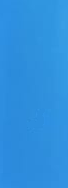
#> input picture data/model_data-after-fix/15_exact_shape.png, 68 x 188 px, found by its file name
$ python detect_anom.py   (older library calls are emulated)
#> lines starting #> are read from the running program, lines starting #| are printed output that depends on the picture; after the words box and inside, x2 and y2 are one past the last pixel; in counts of white or black regions, pixels touching at a corner belong together
#!/usr/bin/env python3
# -*- coding: utf-8 -*-
"""
Created on Mon Jun  9 01:18:16 2025

@author: noob
"""

import cv2
import numpy as np
from scipy import ndimage
from sklearn.cluster import KMeans
import matplotlib.pyplot as plt

def detect_anomaly_boundaries(image, method='gradient', threshold=None):
    """
    Detect anomaly boundaries in grayscale image using various methods

    Parameters:
    image: numpy array - grayscale image
    method: str - detection method ('gradient', 'statistical', 'clustering')
    threshold: float - threshold for anomaly detection

    Returns:
    mask: binary mask of anomaly regions
    """

    if method == 'gradient':
        # Edge-based anomaly detection
        grad_x = cv2.Sobel(image, cv2.CV_64F, 1, 0, ksize=3)
        grad_y = cv2.Sobel(image, cv2.CV_64F, 0, 1, ksize=3)
        gradient_magnitude = np.sqrt(grad_x**2 + grad_y**2)

        if threshold is None:
            threshold = np.mean(gradient_magnitude) + 2 * np.std(gradient_magnitude)

        mask = gradient_magnitude > threshold

    elif method == 'statistical':
        # Statistical anomaly detection based on local variance
        kernel = np.ones((5,5))
        local_mean = cv2.filter2D(image.astype(np.float32), -1, kernel/25)
        local_var = cv2.filter2D((image.astype(np.float32) - local_mean)**2, -1, kernel/25)

        if threshold is None:
            threshold = np.mean(local_var) + 3 * np.std(local_var)

        mask = local_var > threshold

    elif method == 'clustering':
        # Clustering-based anomaly detection
        h, w = image.shape
        features = []

        # Create feature vector for each pixel (intensity + spatial info)
        for i in range(h):
            for j in range(w):
                # Local patch statistics
                patch = image[max(0,i-2):min(h,i+3), max(0,j-2):min(w,j+3)]
                features.append([
                    image[i,j],  # pixel intensity
                    np.mean(patch),  # local mean
                    np.std(patch),   # local std
                    i/h, j/w  # normalized position
                ])

        features = np.array(features)

        # K-means clustering
        n_clusters = 3
        kmeans = KMeans(n_clusters=n_clusters, random_state=42)
        labels = kmeans.fit_predict(features)

        # Find anomalous cluster (smallest cluster)
        unique, counts = np.unique(labels, return_counts=True)
        anomaly_cluster = unique[np.argmin(counts)]

        mask = (labels == anomaly_cluster).reshape(h, w)

    return mask.astype(np.uint8)

def refine_mask(mask, min_area=50):
    """
    Refine anomaly mask by removing small regions and smoothing boundaries
    """
    # Remove small components
    num_labels, labels, stats, centroids = cv2.connectedComponentsWithStats(mask)
    refined_mask = np.zeros_like(mask)

    for i in range(1, num_labels):
        if stats[i, cv2.CC_STAT_AREA] >= min_area:
            refined_mask[labels == i] = 1

    # Morphological operations for smoothing
    kernel = cv2.getStructuringElement(cv2.MORPH_ELLIPSE, (3, 3))
    refined_mask = cv2.morphologyEx(refined_mask, cv2.MORPH_CLOSE, kernel)
    refined_mask = cv2.morphologyEx(refined_mask, cv2.MORPH_OPEN, kernel)

    return refined_mask

def inpaint_anomalies(image, mask, method='telea'):
    """
    Replace anomalous regions using inpainting

    Parameters:
    image: grayscale image
    mask: binary mask of regions to replace
    method: 'telea' or 'ns' (Navier-Stokes)
    """
    if method == 'telea':
        inpainted = cv2.inpaint(image, mask, 3, cv2.INPAINT_TELEA)
    else:
        inpainted = cv2.inpaint(image, mask, 3, cv2.INPAINT_NS)

    return inpainted

def replace_with_surroundings(image, mask, method='mean'):
    """
    Replace anomalous regions with content from surrounding areas
    """
    result = image.copy()

    # Find anomaly regions
    contours, _ = cv2.findContours(mask, cv2.RETR_EXTERNAL, cv2.CHAIN_APPROX_SIMPLE)

    for contour in contours:
        # Create expanded mask for surrounding area
        expanded_mask = np.zeros_like(mask)
        cv2.drawContours(expanded_mask, [contour], -1, 1, thickness=-1)

        # Dilate to get surrounding region
        kernel = cv2.getStructuringElement(cv2.MORPH_ELLIPSE, (21, 21))
        surrounding_mask = cv2.dilate(expanded_mask, kernel) - expanded_mask

        if method == 'mean':
            # Replace with mean of surrounding pixels
            surrounding_pixels = image[surrounding_mask == 1]
            if len(surrounding_pixels) > 0:
                replacement_value = np.mean(surrounding_pixels)
                result[expanded_mask == 1] = replacement_value

        elif method == 'texture':
            # Replace with texture synthesis from surrounding area
            surrounding_region = image * surrounding_mask
            # Simple texture replacement - copy random patches from surroundings
            anomaly_coords = np.where(expanded_mask == 1)
            surrounding_coords = np.where(surrounding_mask == 1)

            if len(surrounding_coords[0]) > 0:
                for i, j in zip(anomaly_coords[0], anomaly_coords[1]):
                    # Find nearest surrounding pixel
                    distances = np.sqrt((surrounding_coords[0] - i)**2 + (surrounding_coords[1] - j)**2)
                    nearest_idx = np.argmin(distances)
                    nearest_i, nearest_j = surrounding_coords[0][nearest_idx], surrounding_coords[1][nearest_idx]
                    result[i, j] = image[nearest_i, nearest_j]

    return result

def process_image_anomalies(image_path=None, image_array=None):
    """
    Complete pipeline for anomaly detection and replacement
    """
    # Load image
    if image_array is not None:
        image = image_array
    else:
        image = cv2.imread(image_path, cv2.IMREAD_GRAYSCALE)
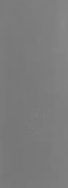
#> image: shape (188, 68); min 115, max 136, mean 123.5

    if image is None:
        raise ValueError("Could not load image")

    print(f"Processing image of shape: {image.shape}")
#| Processing image of shape: (188, 68)

    # Try different detection methods
    methods = ['gradient', 'statistical', 'clustering']
    results = {}

    for method in methods:
        print(f"Detecting anomalies using {method} method...")
        mask = detect_anomaly_boundaries(image, method=method)
        refined_mask = refine_mask(mask)

        # Try different replacement methods
        inpainted = inpaint_anomalies(image, refined_mask * 255)
        replaced_mean = replace_with_surroundings(image, refined_mask, method='mean')
        replaced_texture = replace_with_surroundings(image, refined_mask, method='texture')

        results[method] = {
            'mask': refined_mask,
            'inpainted': inpainted,
            'replaced_mean': replaced_mean,
            'replaced_texture': replaced_texture
        }
#> this loop made 3 passes
#> (threshold in detect_anomaly_boundaries, num_labels in refine_mask) on passes 1 to 2: (8.84, 38), (1.61, 8)
#> (num_labels in refine_mask, stats in refine_mask, centroids in refine_mask) on pass 3: (2, [[0, 0, 68, 188, 11693], [51, 0, 17, 98, 1091]], [[30.88, 98.12], [61.54, 43.94]])
#> pass 1, in detect_anomaly_boundaries, `grad_x = cv2.Sobel(image, cv2.CV_64F, 1, 0, ksize=3)`:
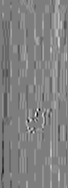
#> grad_x: shape (188, 68) float64; min -25, max 26, mean 0.8; drawn with min black and max white
#> pass 1, in detect_anomaly_boundaries, `grad_y = cv2.Sobel(image, cv2.CV_64F, 0, 1, ksize=3)`:
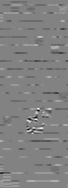
#> grad_y: shape (188, 68) float64; min -23, max 22, mean -0.2; drawn with min black and max white
#> pass 1, in detect_anomaly_boundaries, `gradient_magnitude = np.sqrt(grad_x**2 + grad_y**2)`:
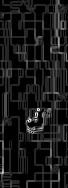
#> gradient_magnitude: shape (188, 68) float64; min 0, max 26.31, mean 2.6; drawn with min black and max white
#> pass 1, in detect_anomaly_boundaries, `mask = gradient_magnitude > threshold`:
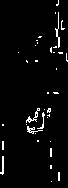
#> mask: shape (188, 68) bool; 3.4% white in thin lines or dots
#> after the loop:
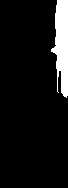
#> mask: shape (188, 68); values 0 (black) and 1 (white), 8.5% white; 1 white region, box (x1, y1, x2, y2) and area: (51, 0, 68, 98) 1091
#> after the loop, results = 3 items

    return image, results

def visualize_results(original, results):
    """
    Visualize original image, detected anomalies, and corrected results
    """
    n_methods = len(results)
    fig, axes = plt.subplots(n_methods, 5, figsize=(20, 4*n_methods))

    if n_methods == 1:
        axes = axes.reshape(1, -1)

    for i, (method, result) in enumerate(results.items()):
        # Original
        axes[i, 0].imshow(original, cmap='gray')
        axes[i, 0].set_title(f'Original ({method})')
        axes[i, 0].axis('off')

        # Detected mask
        axes[i, 1].imshow(result['mask'], cmap='hot')
        axes[i, 1].set_title('Detected Anomalies')
        axes[i, 1].axis('off')

        # Inpainted
        axes[i, 2].imshow(result['inpainted'], cmap='gray')
        axes[i, 2].set_title('Inpainted')
        axes[i, 2].axis('off')

        # Mean replacement
        axes[i, 3].imshow(result['replaced_mean'], cmap='gray')
        axes[i, 3].set_title('Mean Replacement')
        axes[i, 3].axis('off')

        # Texture replacement
        axes[i, 4].imshow(result['replaced_texture'], cmap='gray')
        axes[i, 4].set_title('Texture Replacement')
        axes[i, 4].axis('off')

    plt.tight_layout()
    plt.show()

# Example usage:
if __name__ == "__main__":
    # If you have the image as numpy array:
    # image, results = process_image_anomalies(image_array=your_grayscale_array)

    # If you have image file:
    image, results = process_image_anomalies('/home/noob/koty/new_before_last/project-ano/model_deployment/cropped_outputs_cropped_10_percent/15_exact_shape.png')
#> results = 3 items

    # Visualize results
    visualize_results(image, results)
#> in visualize_results, `n_methods = len(results)`: n_methods = 3
#> the loop in visualize_results, `for i, (method, result) in enumerate(results.items()):` made 3 passes
#> method on passes 1 to 3: 'gradient', 'statistical', 'clustering'
#> in visualize_results, `plt.show()`:
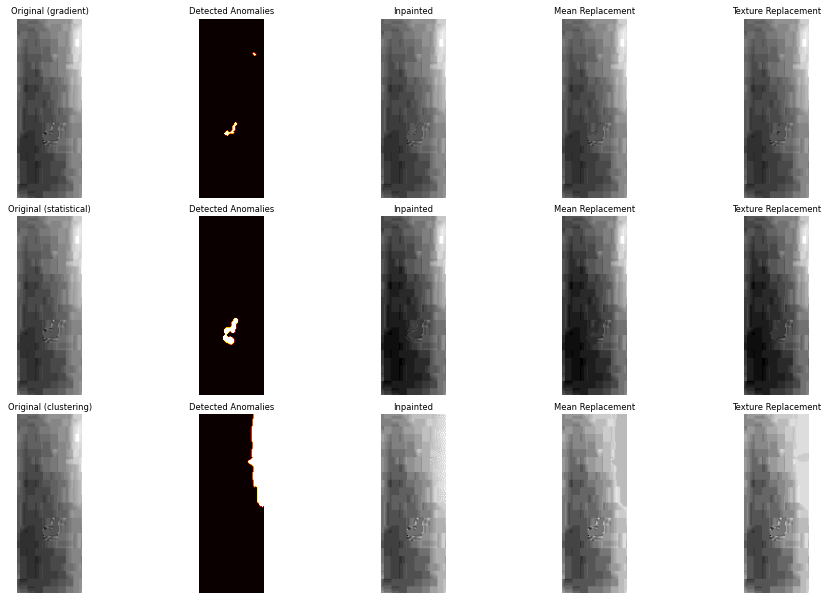
#> figure drawn by matplotlib, 15 panels

    # To get the best result for your specific case:
    # best_result = results['gradient']['inpainted']  # or choose based on visual inspection

    pass

$ run again, with data/model_data-after-fix/12_exact_shape.png copied over data/model_data-after-fix/15_exact_shape.png
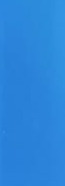
#> input picture data/model_data-after-fix/12_exact_shape.png, 65 x 186 px, found by its file name
#| Processing image of shape: (186, 65)
#> the loop in process_image_anomalies, `for method in methods:` made 3 passes
#> (threshold in detect_anomaly_boundaries, num_labels in refine_mask) on passes 1 to 2: (9.31, 27), (1.47, 6)
#> pass 1, in detect_anomaly_boundaries, `mask = gradient_magnitude > threshold`:
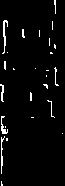
#> mask: shape (186, 65) bool; 3.5% white in thin lines or dots
#> after the loop in process_image_anomalies, `for method in methods:`:
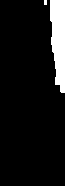
#> mask: shape (186, 65); values 0 (black) and 1 (white), 9.2% white; 2 white regions (1 under 20 px), largest, box (x1, y1, x2, y2) and area: (50, 0, 65, 93) 1098
#> after the loop in process_image_anomalies, `for method in methods:`: results = 3 items
#> n_methods = 3
#> the loop in visualize_results, `for i, (method, result) in enumerate(results.items()):` made 3 passes
#> method on passes 1 to 3: 'gradient', 'statistical', 'clustering'
